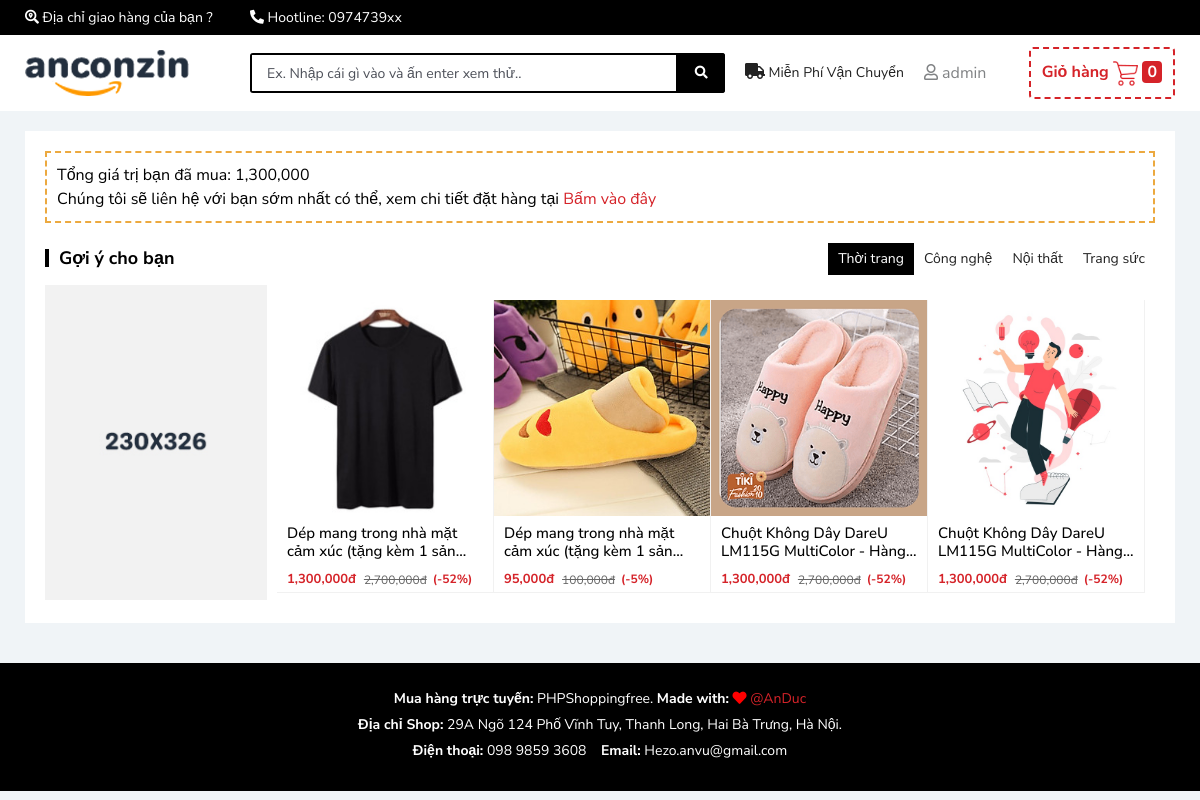
The page /PHPShopping/successfully.php (signed in) on the database its author committed.
### tables this page shows
CREATE TABLE `tbl_order` (
  `orderId` int(255) NOT NULL,
  `proId` int(255) NOT NULL,
  `proName` varchar(255) NOT NULL,
  `image` varchar(255) NOT NULL,
  `userId` int(255) NOT NULL,
  `userName` varchar(255) NOT NULL,
  `quantity` int(255) NOT NULL,
  `price` varchar(255) NOT NULL,
  `status` int(255) NOT NULL,
  `ordate` varchar(255) NOT NULL
);

CREATE TABLE `tbl_product` (
  `proId` int(11) NOT NULL,
  `proName` varchar(255) NOT NULL,
  `proCode` varchar(255) NOT NULL,
  `quantity` int(11) NOT NULL,
  `catId` int(11) NOT NULL,
  `brandId` int(11) NOT NULL,
  `color` varchar(10) NOT NULL,
  `size` varchar(5) NOT NULL,
  `priceOld` varchar(100) NOT NULL,
  `priceCurrent` int(100) NOT NULL,
  `preImage` varchar(255) NOT NULL,
  `proDesc` varchar(255) NOT NULL,
  `status` varchar(30) NOT NULL
);

### PHPShopping/class/customer.php (called while the page is built, shortened)
<?php
	$filepath = realpath(dirname(__FILE__));
	include_once($filepath.'/../libs/database.php');
?>
<?php
	class customer
	{
		private $db;
		public function __construct()
		{
			$this->db = new Database();
		}
		public function getorderbyuserId($id)
		{
			$query = "SELECT * FROM tbl_order where userId = '$id' ";
			$result = $this->db->select($query);
			return $result;
		}
	}
 ?>

### PHPShopping/libs/database.php (called while the page is built, shortened)
<?php
Class Database{
   public $host   = DB_HOST;
   public $user   = DB_USER;
   public $pass   = DB_PASS;
   public $dbname = DB_NAME;
   public $link;
private function connectDB(){
   $this->link = new mysqli($this->host, $this->user, $this->pass,
    $this->dbname);
 }
public function select($query){
  $result = $this->link->query($query) or
   die($this->link->error.__LINE__);
  if($result->num_rows > 0){
    return $result;
  } else {
    return false;
  }
 }
}

### PHPShopping/libs/session.php (called while the page is built, shortened)
<?php
Class Session{
 public static function get($key){
    if (isset($_SESSION[$key])) {
     return $_SESSION[$key];
    } else {
     return false;
    }
 }
}
?>

### PHPShopping/class/product.php (called while the page is built, shortened)
<?php
	$filepath = realpath(dirname(__FILE__));
	include_once($filepath.'/../libs/database.php');
?>
<?php
	class product
	{
		private $db;
		public function __construct()
		{
			$this->db = new Database();
		}
		public function show_product()
		{
			$query = "SELECT * FROM tbl_product order by proId desc ";
			$result = $this->db->select($query);
			return $result;
		}
	}
 ?>

### PHPShopping/successfully.php (the view, shortened to what this page needs)
<?php include 'template-parts/header.php' ?>
<div class="main-wrapper">
	<div class="container">
		<div class="row">
		<?php
			if(session::get('customer_id')){
				$id = session::get('customer_id');
				$showOrder = $cus -> getorderbyuserId($id);
			}
			if ($showOrder) {
				while ($result = $showOrder->fetch_assoc()) {
			 ?>
			 <div class="main-suss">
			 	<div class="aleerrt">
					<span class="success_note">Tổng giá trị bạn đã mua:
		                <?php echo $result['price']?>
		             </span>
		             <br/>
		            <span class="success_note">Chúng tôi sẽ liên hệ với bạn sớm nhất có thể, xem chi tiết đặt hàng tại <a href="order-detail.php">Bấm vào đây</a></span>
       		 	</div>
            <div class="box">
				<div class="title-cate-box">
					<div class="title-cate">
						<h2 class="title-pro">Gợi ý cho bạn</h2>
						<div class="cate-right">
							<ul class="nav nav-pills">
								<li class="nav-item">
								<a href="#tab1" data-toggle="tab" class="nav-link active">Thời trang</a>
								</li>
								<li class="nav-item">
									<a href="#tab2" data-toggle="tab" class="nav-link">Công nghệ</a>
								</li>
								<li class="nav-item">
								<a href="#tab3" data-toggle="tab" class="nav-link">Nội thất</a>
								</li>
								<li class="nav-item">
								<a href="#tab4" data-toggle="tab" class="nav-link">Trang sức</a>
								</li>
							</ul>
						</div>
					</div>
					<div class="box-left">
						<img src="assets/images/banner5.jpg" alt="">
					</div>
					<div class="box-right">
						<div class="box-product">
							<div class="tab-content">
								<div class="tab-pane container active" id="tab1">
								<?php
								  	$pd = $product->show_product();
								  	if($pd){
								  		while ($result_pd = $pd->fetch_assoc()) {
								  	 ?>
									<div class="item-product">
										<div class="item-product-inner">
											<div class="item-image">
												<a href="product-detail.php?proId=<?php echo $result_pd['proId']?> " title=""><img src="admincontroller/uploads/<?php echo $result_pd['preImage'] ?>" alt="<?php echo $result_pd['proName'] ?>"></a>
											</div>
											<div class="item-info">
												<div class="item-title">
													<h3><a href="product-detail.php?proId=<?php echo $result_pd['proId']?>" title="<?php echo $result_pd['proName'] ?>"><?php echo $result_pd['proName'] ?></a></h3>
												</div>
												<div class="item-price">
													<span class="price-sale"><?php echo number_format($result_pd['priceCurrent']) ?>đ</span>
													<span class="price-old"><?php echo number_format($result_pd['priceOld']) ?>đ</span>
													<?php
														$discount = 100 - ($result_pd['priceCurrent'] / $result_pd['priceOld'] )*100;
													?>
													<span class="percent-discount">(-<?php echo number_format($discount,0 )?>%)</span>
												</div>
											</div>
										</div>
									</div>
								<?php
									}
								}
								?>
								</div>
							</div>
						</div>
					</div>
				</div>
			</div>
        	</div>
		<?php } } ?>
		</div>
	</div>
</div>
<?php include 'template-parts/footer.php' ?>

### PHPShopping/assets/css/style.css (style rules this page uses)
.title-cate { margin-bottom: 10px; }
.cate-right { float: right; }
.nav-link { padding: 0 10px; }
.nav-pills .nav-link.active, .nav-pills .show > .nav-link { color: #fff; background-color: #000; }
.nav-item a { color: #222; }
.box { display: block; position: relative; width: 100%; margin-bottom: 30px; }
.box .box-left { width: 20%; float: left; }
.box .box-right { width: 80%; float: left; background: #fff; }
.title-cate { height: 32px; line-height: 32px; }
.title-cate h2 { position: relative; display: inline-block; display: -webkit-inline-box; margin: 0; padding: 0; padding-left: 10px; color: #000; font-size: 18px; line-height: 18px; font-weight: bold; text-transform: none; border-left: 4px solid; }
.box-product { padding: 15px 10px 10px; position: relative; display: block; clear: both; overflow: hidden; }
.item-product { position: relative; display: block; padding: 0; width: 25%; float: left; border: 1px solid #f1f1f1; border-top: 0; border-left: 0; }
.item-title h3 a { position: relative; display: block; display: -webkit-box; padding: 3px 10px 0; margin: 5px 0; font-size: 15px; color: #000; height: 38px; overflow: hidden; -webkit-box-orient: vertical; text-overflow: ellipsis; -webkit-line-clamp: 2; word-break: break-word; }
.item-price { position: relative; display: block; padding: 0 10px; height: 25px; overflow: hidden; }
.item-price .price-sale { position: relative; display: block; width: auto; float: left; font-size: 13px; font-weight: bold; color: #d52329; line-height: 25px; }
.item-price .price-old { position: relative; display: block; width: auto; text-decoration: line-through; float: left; color: #666; font-size: 12px; padding-left: 8px; line-height: 26px; }
.item-price .percent-discount { position: relative; display: block; width: auto; float: left; font-size: 12px; font-weight: bold; color: #d52329; padding-left: 6px; line-height: 25px; }
.nav-pills .nav-link { border-radius: 0; background: #fff; font-size: 14px; }
.tab-content > .tab-pane { padding: 0; }
.main-suss { background: #fff; margin: 20px auto; width: 100%; padding: 20px; }
.aleerrt { padding: 10px; border: 2px dashed #eca93f; margin-bottom: 20px; }

### rows shown on the page
tbl_order: price "1,300,000"
tbl_product: preImage (picture), proName "Dép mang trong nhà mặt cảm xúc (tặng kèm 1…", priceCurrent "1,300,000", priceOld "2,700,000", discount "52"
tbl_product: preImage (picture), proName "Dép mang trong nhà mặt cảm xúc (tặng kèm 1…", priceCurrent "95,000", priceOld "100,000", discount "5"
tbl_product: preImage (picture), proName "Chuột Không Dây DareU LM115G MultiColor -…", priceCurrent "1,300,000", priceOld "2,700,000", discount "52"
tbl_product: preImage (picture), proName "Chuột Không Dây DareU LM115G MultiColor -…", priceCurrent "1,300,000", priceOld "2,700,000", discount "52"

### other values the page prints
Session::get('customer_name') "admin"
$result['checkpayment'] "0"
